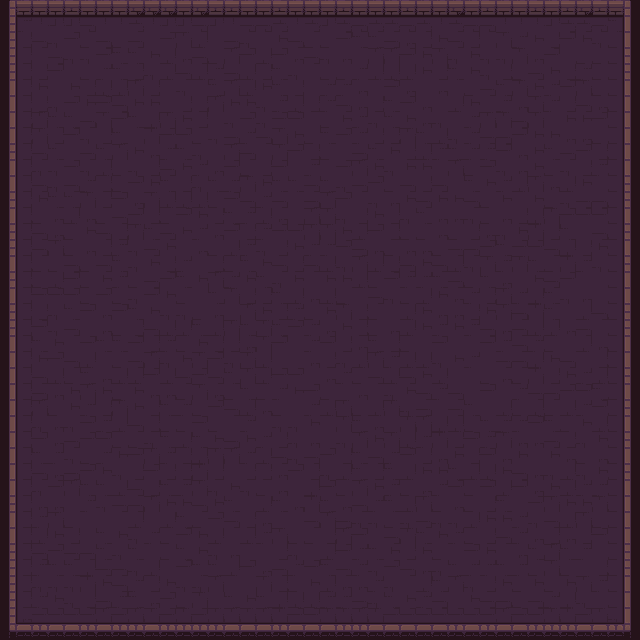

A level layout from a 2D game, rendered from its tile map. Below: a short description, then the map file with tile-grid data replaced by summaries:
An orthogonal 40x40 tile map with 16x16 px tiles, 2 tile layers (Ground, Walls).

<map version="1.10" tiledversion="1.10.1" orientation="orthogonal" renderorder="right-down" width="40" height="40" tilewidth="16" tileheight="16" infinite="0" nextlayerid="4" nextobjectid="1">
 <properties>
  <property name="collidable" type="bool" value="true" />
 </properties>
 <tileset firstgid="1" source="dungeon.tsx" />
 <layer id="1" name="Ground" width="40" height="40">
  <data>[1600 cells, 1600 non-empty, 24 distinct tile ids]</data>
 </layer>
 <layer id="2" name="Walls" width="40" height="40">
  <properties>
   <property name="collidable" type="bool" value="true" />
  </properties>
  <data>[1600 cells, 156 non-empty, 18 distinct tile ids]</data>
 </layer>
 <objectgroup id="3" name="EntityLayer" />
</map>
